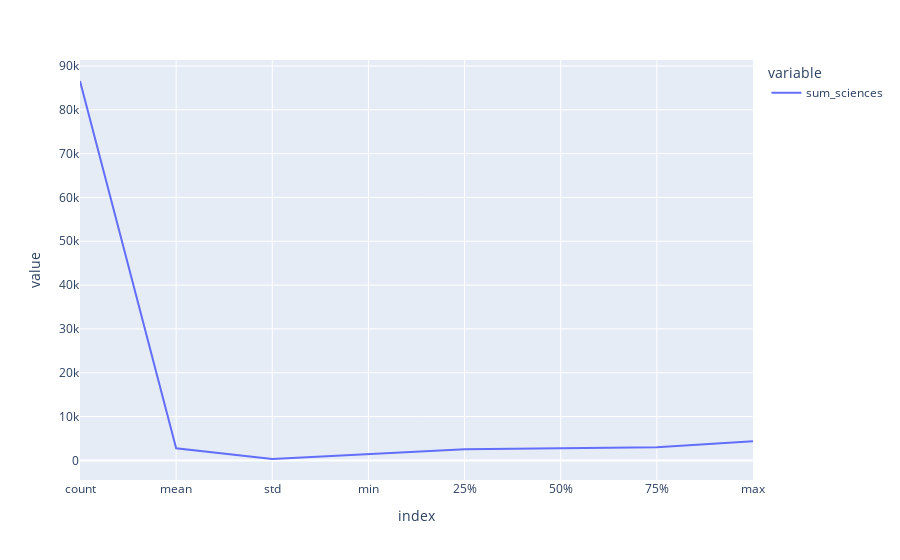

Notebook code for this chart:
### Code cell
fig = px.line(sci_com.sum_sciences.describe())
fig.show()

### Figure 1 — Plotly figure (JSON) as saved in the notebook; plotly's stock layout.template omitted (floating-point values rounded to 4 significant figures)
{"data": [{"hovertemplate": "variable=sum_sciences<br>index=%{x}<br>value=%{y}<extra></extra>", "legendgroup": "sum_sciences", "line": {"color": "#636efa", "dash": "solid"}, "marker": {"symbol": "circle"}, "mode": "lines", "name": "sum_sciences", "orientation": "v", "showlegend": true, "type": "scatter", "x": ["count", "mean", "std", "min", "25%", "50%", "75%", "max"], "xaxis": "x", "y": [86570, 2779.0, 317.4, 1500, 2559, 2774, 2993, 4350], "yaxis": "y"}], "layout": {"legend": {"title": {"text": "variable"}, "tracegroupgap": 0}, "margin": {"t": 60}, "xaxis": {"anchor": "y", "domain": [0, 1], "title": {"text": "index"}}, "yaxis": {"anchor": "x", "domain": [0, 1], "title": {"text": "value"}}}}
